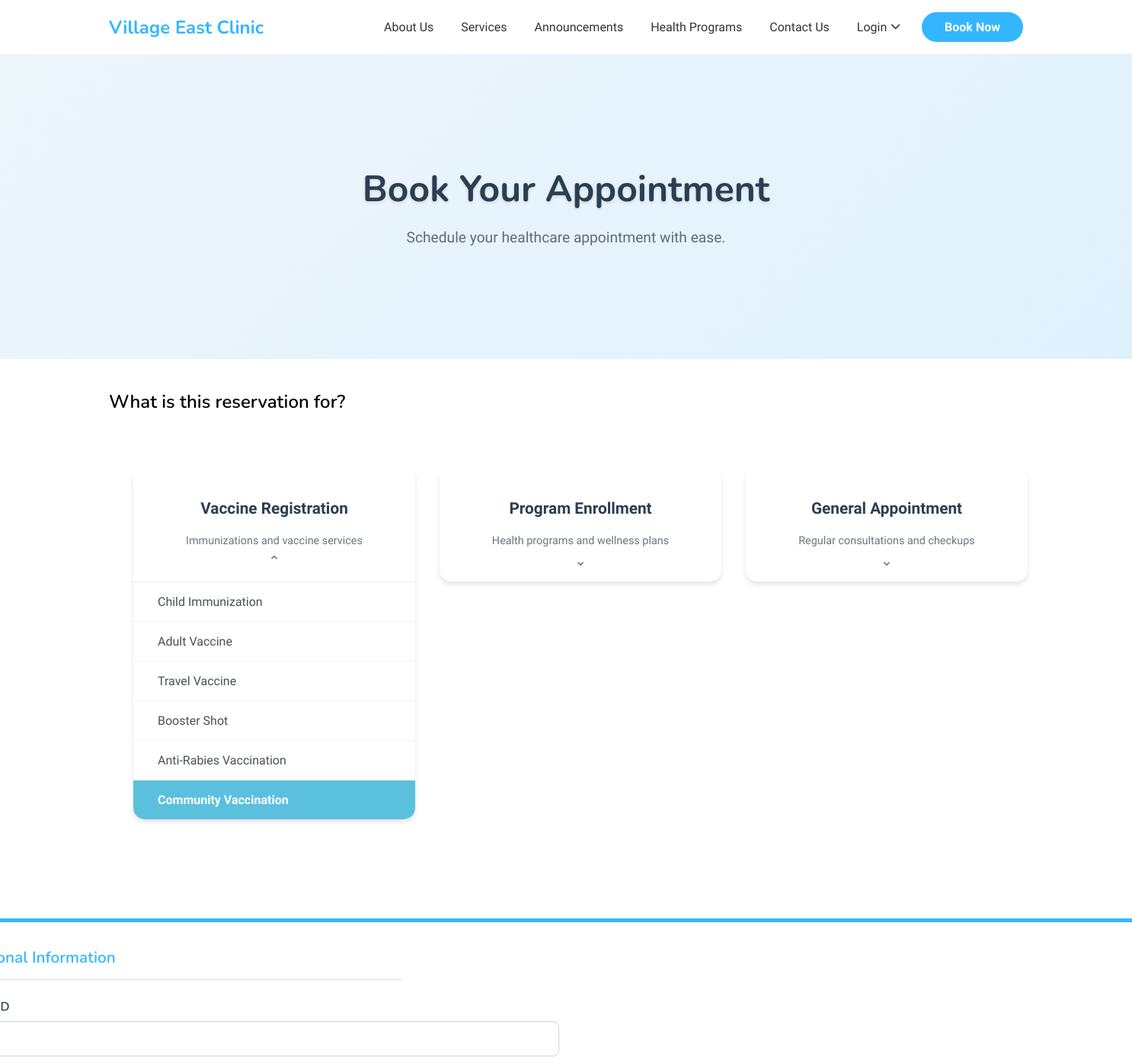
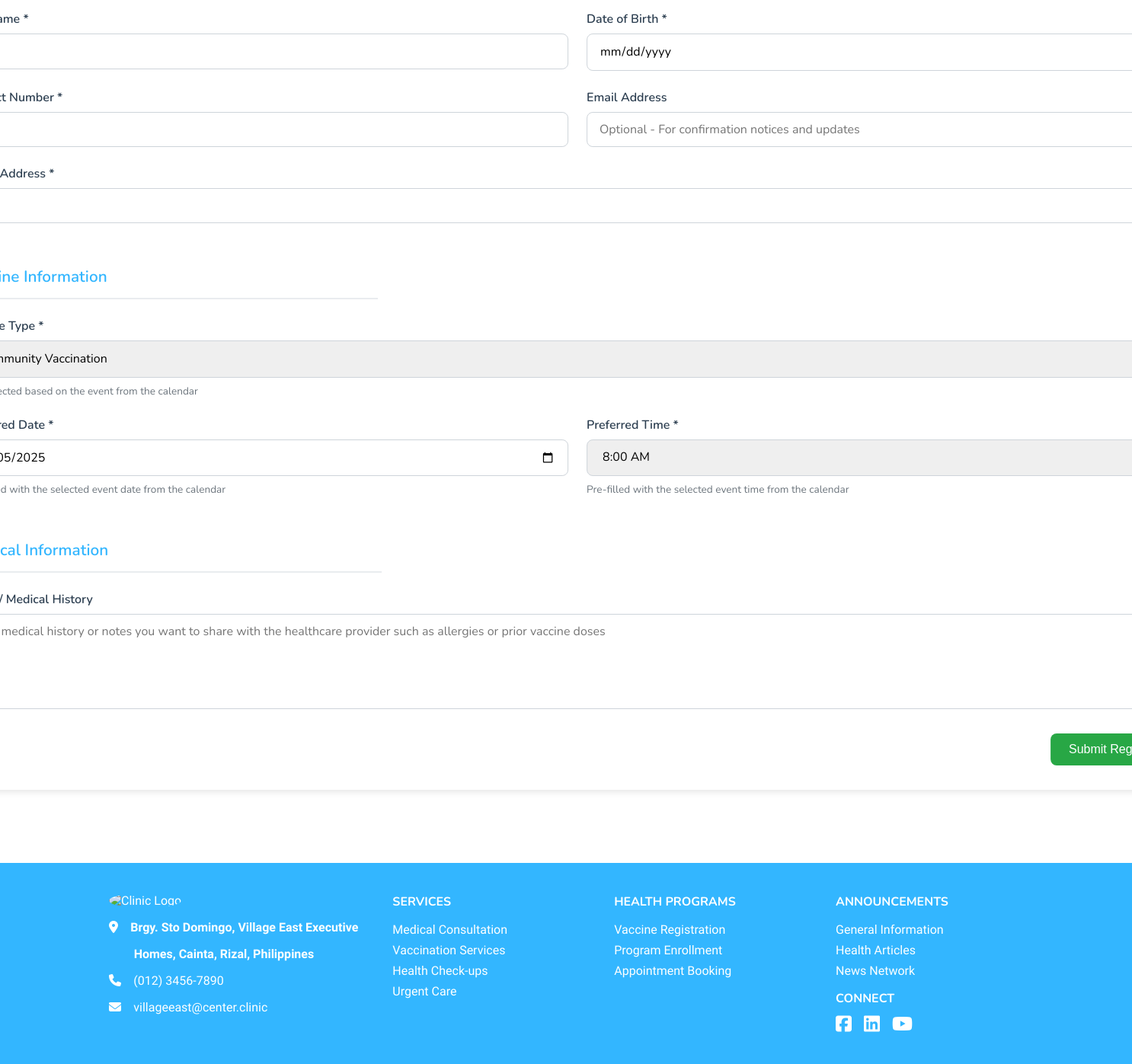
Screenshot of /pages/reservation.php?service_id=6&schedule_id=2&type=vaccine&date=2025-07-05 with the database file from the repository (2 pictures, top to bottom).
### tables this page shows
CREATE TABLE services (
    id INT PRIMARY KEY AUTO_INCREMENT,
    name VARCHAR(255) NOT NULL,
    description TEXT,
    duration INT DEFAULT 30,  
    category ENUM('vaccine', 'program', 'appointment') DEFAULT 'appointment',
    is_active BOOLEAN DEFAULT TRUE,
    created_at TIMESTAMP DEFAULT CURRENT_TIMESTAMP,
    updated_at TIMESTAMP DEFAULT CURRENT_TIMESTAMP ON UPDATE CURRENT_TIMESTAMP
);

CREATE TABLE service_schedules (
    id INT PRIMARY KEY AUTO_INCREMENT,
    service_id INT NOT NULL,
    schedule_date DATE NOT NULL,
    start_time TIME NOT NULL,
    end_time TIME NOT NULL,
    max_appointments INT DEFAULT 10,
    notes TEXT,
    is_active BOOLEAN DEFAULT TRUE,
    created_at TIMESTAMP DEFAULT CURRENT_TIMESTAMP,
    updated_at TIMESTAMP DEFAULT CURRENT_TIMESTAMP ON UPDATE CURRENT_TIMESTAMP,
    FOREIGN KEY (service_id) REFERENCES services(id) ON DELETE CASCADE,
    INDEX idx_service_date (service_id, schedule_date),
    INDEX idx_schedule_date (schedule_date)
);

### pages/vaccine.php (the view, shortened to what this page needs)
<?php
$vaccineTypeMap = [
    'child-immunization' => 'Child',
    'adult-vaccine' => 'Adult',
    'travel-vaccine' => 'Travel',
    'booster-shot' => 'Booster',
    'anti-rabies-vaccination' => 'Anti-Rabies',
    'community-vaccination' => 'Community',
];
$selectedSubcategory = $_GET['subcategory'] ?? '';
$preselectedVaccineType = $vaccineTypeMap[$selectedSubcategory] ?? '';
$selectedDate = $_GET['date'] ?? '';
$serviceId = $_GET['service_id'] ?? '';
$scheduleId = $_GET['schedule_id'] ?? '';
$scheduleDetails = null;
if ($serviceId && $scheduleId) {
    try {
        $db = getDbConnection();
        $stmt = $db->prepare("
            SELECT
                ss.schedule_date,
                ss.start_time,
                ss.end_time,
                s.name as service_name
            FROM service_schedules ss
            JOIN services s ON ss.service_id = s.id
            WHERE s.id = ? AND ss.id = ?
        ");
        $stmt->execute([$serviceId, $scheduleId]);
        $scheduleDetails = $stmt->fetch(PDO::FETCH_ASSOC);
        if ($scheduleDetails && isset($scheduleDetails['service_name'])) {
            $serviceName = $scheduleDetails['service_name'];
            if (stripos($serviceName, 'child') !== false) {
                $preselectedVaccineType = 'Child';
            } elseif (stripos($serviceName, 'adult') !== false) {
                $preselectedVaccineType = 'Adult';
            } elseif (stripos($serviceName, 'travel') !== false) {
                $preselectedVaccineType = 'Travel';
            } elseif (stripos($serviceName, 'booster') !== false || stripos($serviceName, 'covid') !== false) {
                $preselectedVaccineType = 'Booster';
            } elseif (stripos($serviceName, 'rabies') !== false) {
                $preselectedVaccineType = 'Anti-Rabies';
            } elseif (stripos($serviceName, 'community') !== false) {
                $preselectedVaccineType = 'Community';
            }
        }
    } catch (PDOException $e) {
        error_log("Database error: " . $e->getMessage());
    }
}
$formattedTime = '';
if (isset($scheduleDetails['start_time'])) {
    $timestamp = strtotime($scheduleDetails['start_time']);
    $formattedTime = date('g:i A', $timestamp);
}
$preferredDate = isset($scheduleDetails['schedule_date']) ? $scheduleDetails['schedule_date'] : $selectedDate;
?>
<form method="POST" action="reservation.php" class="form">
    <fieldset>
        <legend>Personal Information</legend>
        <div class="form-row-vehai">
            <div class="form-group">
                <label>Vehai ID</label>
                <input type="text" name="vehaiID">
            </div>
        </div>
        <div class="form-row">
            <div class="form-group">
                <label>Full Name *</label>
                <input type="text" name="fullname" required>
            </div>
            <div class="form-group">
                <label>Date of Birth *</label>
                <input type="date" name="birthdate" required>
            </div>
        </div>
        <div class="form-row">
            <div class="form-group">
                <label>Contact Number *</label>
                <input type="text" name="contact" required>
            </div>
            <div class="form-group">
                <label>Email Address</label>
                <input type="email" name="email" placeholder="Optional - For confirmation notices and updates">
            </div>
        </div>
        <div class="form-row">
            <div class="form-group">
                <label>Home Address *</label>
                <input type="text" name="address" required>
            </div>
        </div>
    </fieldset>
    <fieldset>
        <legend>Vaccine Information</legend>
        <div class="form-row">
            <div class="form-group">
                <label>Vaccine Type *</label>
                <select name="vaccine_type" required>
                    <option value="Community" <?= $preselectedVaccineType === 'Community' ? 'selected' : '' ?>>Community Vaccination</option>
                </select>
                <?php if ($scheduleDetails && $preselectedVaccineType): ?>
                    <small>Pre-selected based on the event from the calendar</small>
                <?php endif; ?>
            </div>
        </div>
        <div class="form-row">
            <div class="form-group">
                <label>Preferred Date *</label>
                <input type="date" name="preferred_date" value="<?php echo htmlspecialchars($preferredDate ?? ''); ?>" required>
                <?php if ($scheduleDetails): ?>
                    <small>Pre-filled with the selected event date from the calendar</small>
                <?php else: ?>
                    <small>Note: Subject to availability</small>
                <?php endif; ?>
            </div>
            <div class="form-group">
                <label>Preferred Time *</label>
                <select name="preferred_time" required>
                    <option value="8:00 AM" <?= $formattedTime === '8:00 AM' ? 'selected' : '' ?>>8:00 AM</option>
                </select>
                <?php if ($scheduleDetails): ?>
                    <small>Pre-filled with the selected event time from the calendar</small>
                <?php endif; ?>
            </div>
        </div>
    </fieldset>
    <fieldset>
        <legend>Medical Information</legend>
        <div class="form-group">
            <label>Notes / Medical History</label>
            <textarea name="notes" placeholder="Any medical history or notes you want to share with the healthcare provider such as allergies or prior vaccine doses"></textarea>
        </div>
    </fieldset>
    <div class="form-actions">
        <button type="submit" class="btn-primary">Submit Registration</button>
    </div>
</form>

### assets/layout.css (style rules this page uses)
body { margin: 0; font-family: 'Arimo', sans-serif; }

### pages/vaccine.php (style rules this page uses)
.form { background-color: #fff; padding: 2rem; width: 207%; margin: 2rem auto; transform: translateX(-27%); border-radius: 12px; box-shadow: 0 3px 8px rgba(0, 0, 0, 0.1); font-family: 'Nunito', sans-serif; font-size: 1rem; border-top: 5px solid #33b6ff; }
fieldset { border: none; margin-bottom: 2rem; padding: 0; }
legend { font-size: 1.3rem; font-weight: 600; color: #33b6ff; margin-bottom: 1.5rem; padding-bottom: 1rem; position: relative; }
legend::after { content: ''; position: absolute; bottom: 0; left: 0; width: 285%; height: 2px; background-color: #e9ecef; }
.form-row { display: flex; flex-wrap: wrap; gap: 1.5rem; margin-bottom: 1.5rem; }
.form-row-vehai { display: flex; flex-wrap: wrap; width: 48.5%; gap: 1.5rem; margin-bottom: 1.5rem; }
.form-group { flex: 1; display: flex; flex-direction: column; }
label { font-weight: 600; margin-bottom: 0.5rem; color: #2c3e50; }
input[type="text"], input[type="email"], input[type="date"], select, textarea { padding: 0.7rem 1rem; border: 1px solid #ced4da; border-radius: 8px; font-size: 1rem; transition: border-color 0.2s ease-in-out; font-family: inherit; }
textarea { resize: vertical; min-height: 100px; }
small { font-size: 0.85rem; color: #6c757d; margin-top: 0.5rem; }
.form-actions { display: flex; justify-content: flex-end; gap: 1rem; margin-top: 1rem; }
button.btn-primary { background-color: #28a745; color: white; border: none; padding: 0.75rem 1.5rem; font-size: 1rem; border-radius: 8px; cursor: pointer; transition: background-color 0.2s ease-in-out; }

### pages/reservation.php (style rules this page uses)
html { scroll-behavior: smooth; }

### rows the page displays
services: vaccine_type "Community Vaccination"
service_schedules: preferred_date "07/05/2025", preferred_time "8:00 AM"

### other values shown
$page_title "Book Your Appointment"
$page_subtitle "Schedule your healthcare appointment with ease."
$categoryData['title'] "Vaccine Registration"
$categoryData['description'] "Immunizations and vaccine services"
$subName "Child Immunization"
$subName "Adult Vaccine"
$subName "Travel Vaccine"
$subName "Booster Shot"
$subName "Anti-Rabies Vaccination"
$subName "Community Vaccination"
$categoryData['title'] "Program Enrollment"
$categoryData['description'] "Health programs and wellness plans"
$categoryData['title'] "General Appointment"
$categoryData['description'] "Regular consultations and checkups"
